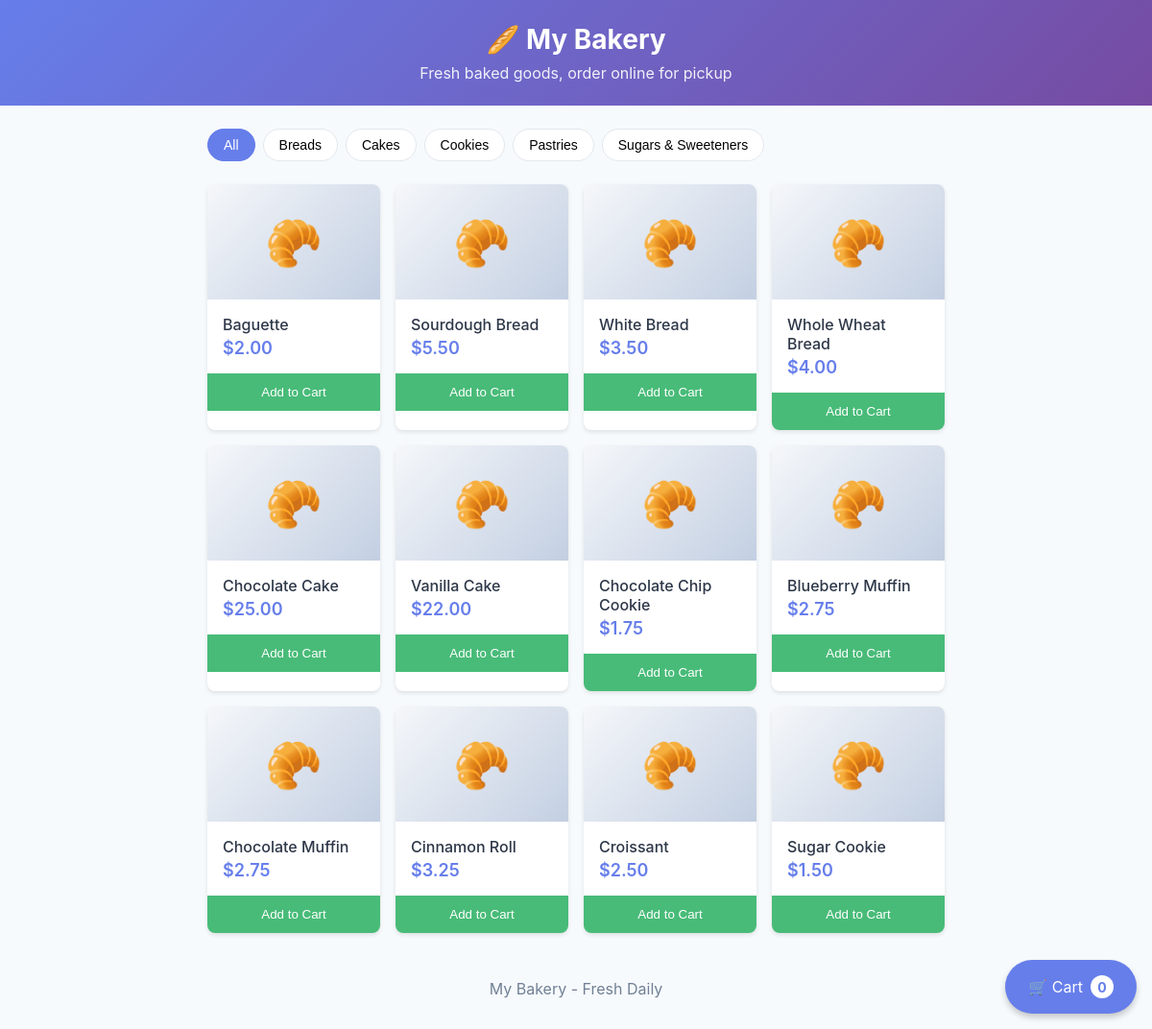
Page /online/shop on the committed database.
### tables this page shows
CREATE TABLE system_settings (
    id INTEGER PRIMARY KEY AUTOINCREMENT,
    setting_key TEXT UNIQUE NOT NULL,
    setting_value TEXT,
    description TEXT
);

CREATE TABLE item_categories (
    id INTEGER PRIMARY KEY AUTOINCREMENT,
    name TEXT NOT NULL,
    type TEXT NOT NULL CHECK(type IN ('raw_material', 'semi_finished', 'finished_goods', 'packaging', 'other'))
);

CREATE TABLE price_list_details (
    id INTEGER PRIMARY KEY AUTOINCREMENT,
    price_list_id INTEGER NOT NULL REFERENCES price_lists(id) ON DELETE CASCADE,
    item_id INTEGER NOT NULL REFERENCES items(id),
    unit_price REAL NOT NULL,
    min_quantity REAL DEFAULT 1,
    UNIQUE(price_list_id, item_id)
);

CREATE TABLE items (
    id INTEGER PRIMARY KEY AUTOINCREMENT,
    code TEXT UNIQUE NOT NULL,
    name TEXT NOT NULL,
    category_id INTEGER REFERENCES item_categories(id),
    type TEXT NOT NULL CHECK(type IN ('raw_material', 'semi_finished', 'finished_goods', 'packaging', 'other')),
    unit TEXT NOT NULL,
    min_stock REAL DEFAULT 0,
    max_stock REAL DEFAULT 0,
    reorder_point REAL DEFAULT 0,
    preferred_supplier_id INTEGER REFERENCES suppliers(id),
    safety_stock_days INTEGER DEFAULT 2,
    is_active INTEGER DEFAULT 1,
    created_at TIMESTAMP DEFAULT CURRENT_TIMESTAMP
);

### app/online_orders/routes.py (the view)
@bp.route('/shop')
def shop():
    setting = query_one("SELECT setting_value FROM system_settings WHERE setting_key = 'online_orders_enabled'")
    if not setting or setting['setting_value'] != '1':
        return render_template('online_orders/closed.html')
    products = query_all("""
        SELECT i.id, i.code, i.name, i.unit, pld.unit_price as price,
            c.name as category_name
        FROM items i
        LEFT JOIN price_list_details pld ON i.id = pld.item_id
        LEFT JOIN price_lists pl ON pld.price_list_id = pl.id AND pl.is_default = 1
        LEFT JOIN item_categories c ON i.category_id = c.id
        WHERE i.type = 'finished_goods' AND i.is_active = 1
        ORDER BY c.name, i.name
    """)
    categories = query_all("""
        SELECT DISTINCT c.id, c.name
        FROM item_categories c
        JOIN items i ON i.category_id = c.id
        WHERE i.type = 'finished_goods' AND i.is_active = 1
        ORDER BY c.name
    """)
    company = query_one("SELECT setting_value FROM system_settings WHERE setting_key = 'company_name'")
    return render_template('online_orders/shop.html',
                          products=products,
                          categories=categories,
                          company=company['setting_value'] if company else 'Our Bakery')

### app/db_utils.py (called while the page is built)
def get_db():
    if 'db' not in g:
        g.db = sqlite3.connect(current_app.config['DATABASE'])
        g.db.row_factory = sqlite3.Row
        g.db.execute("PRAGMA foreign_keys = ON")
    return g.db

def query_one(sql, params=()):
    db = get_db()
    cursor = db.execute(sql, params)
    row = cursor.fetchone()
    cursor.close()
    return dict(row) if row else None

def query_all(sql, params=()):
    db = get_db()
    cursor = db.execute(sql, params)
    rows = cursor.fetchall()
    cursor.close()
    return [dict(row) for row in rows]

### app/templates/online_orders/shop.html (shortened to what this page needs)
<!DOCTYPE html>
<html lang="en">
<head>
</head>
<body>
    <header class="header">
        <h1>🥖 {{ company }}</h1>
        <p>Fresh baked goods, order online for pickup</p>
    </header>
    <div class="container">
        <div class="categories">
            <button class="category-btn active" onclick="filterCategory('all')">All</button>
            {% for cat in categories %}
            <button class="category-btn" onclick="filterCategory('{{ cat.name }}')">{{ cat.name }}</button>
            {% endfor %}
        </div>
        <div class="products" id="products">
            {% for product in products %}
            <div class="product" data-category="{{ product.category_name or 'Other' }}">
                <div class="product-image">🥐</div>
                <div class="product-info">
                    <div class="product-name">{{ product.name }}</div>
                    <div class="product-price">${{ '%.2f'|format(product.price or 0) }}</div>
                </div>
                <button class="add-btn" onclick="addToCart({{ product.id }}, '{{ product.name }}', {{ product.price or 0 }})">
                    Add to Cart
                </button>
            </div>
            {% endfor %}
        </div>
    </div>
    <div class="cart-float" onclick="showCart()">
        <span>🛒 Cart</span>
        <span class="count" id="cartCount">0</span>
    </div>
    <footer class="footer">
        <p>{{ company }} - Fresh Daily</p>
    </footer>
</body>
</html>

### app/templates/online_orders/shop.html (style rules this page uses)
* { margin: 0; padding: 0; box-sizing: border-box; }
body { font-family: -apple-system, BlinkMacSystemFont, 'Segoe UI', Roboto, sans-serif; background: #f7fafc; color: #2d3748; }
.header { background: linear-gradient(135deg, #667eea 0%, #764ba2 100%); color: white; padding: 1.5rem; text-align: center; }
.header h1 { font-size: 1.75rem; margin-bottom: 0.5rem; }
.header p { opacity: 0.9; }
.container { max-width: 800px; margin: 0 auto; padding: 1rem; }
.cart-float { position: fixed; bottom: 1rem; right: 1rem; background: #667eea; color: white; padding: 1rem 1.5rem; border-radius: 50px; box-shadow: 0 4px 6px rgba(0,0,0,0.2); cursor: pointer; z-index: 100; display: flex; align-items: center; gap: 0.5rem; }
.cart-float .count { background: white; color: #667eea; width: 24px; height: 24px; border-radius: 50%; display: flex; align-items: center; justify-content: center; font-weight: bold; font-size: 0.875rem; }
.categories { display: flex; gap: 0.5rem; overflow-x: auto; padding: 0.5rem 0; margin-bottom: 1rem; }
.category-btn { padding: 0.5rem 1rem; background: white; border: 1px solid #e2e8f0; border-radius: 20px; white-space: nowrap; cursor: pointer; font-size: 0.875rem; }
.category-btn.active { background: #667eea; color: white; border-color: #667eea; }
.products { display: grid; grid-template-columns: repeat(auto-fill, minmax(150px, 1fr)); gap: 1rem; }
.product { background: white; border-radius: 8px; overflow: hidden; box-shadow: 0 2px 4px rgba(0,0,0,0.1); }
.product-image { height: 120px; background: linear-gradient(135deg, #f5f7fa 0%, #c3cfe2 100%); display: flex; align-items: center; justify-content: center; font-size: 3rem; }
.product-info { padding: 1rem; }
.product-name { font-weight: 500; margin-bottom: 0.25rem; }
.product-price { color: #667eea; font-weight: 600; font-size: 1.125rem; }
.add-btn { width: 100%; padding: 0.75rem; background: #48bb78; color: white; border: none; cursor: pointer; font-weight: 500; }
.footer { text-align: center; padding: 2rem; color: #718096; }

### rows in the picture
system_settings: setting_value "My Bakery"
item_categories: name "Breads"
item_categories: name "Cakes"
item_categories: name "Cookies"
item_categories: name "Pastries"
item_categories: name "Sugars & Sweeteners"
price_list_details: name "Baguette", unit_price "2.00"
price_list_details: name "Sourdough Bread", unit_price "5.50"
price_list_details: name "White Bread", unit_price "3.50"
price_list_details: name "Whole Wheat Bread", unit_price "4.00"
price_list_details: name "Chocolate Cake", unit_price "25.00"
price_list_details: name "Vanilla Cake", unit_price "22.00"
price_list_details: name "Chocolate Chip Cookie", unit_price "1.75"
price_list_details: name "Blueberry Muffin", unit_price "2.75"
price_list_details: name "Chocolate Muffin", unit_price "2.75"
price_list_details: name "Cinnamon Roll", unit_price "3.25"
price_list_details: name "Croissant", unit_price "2.50"
price_list_details: name "Sugar Cookie", unit_price "1.50"
